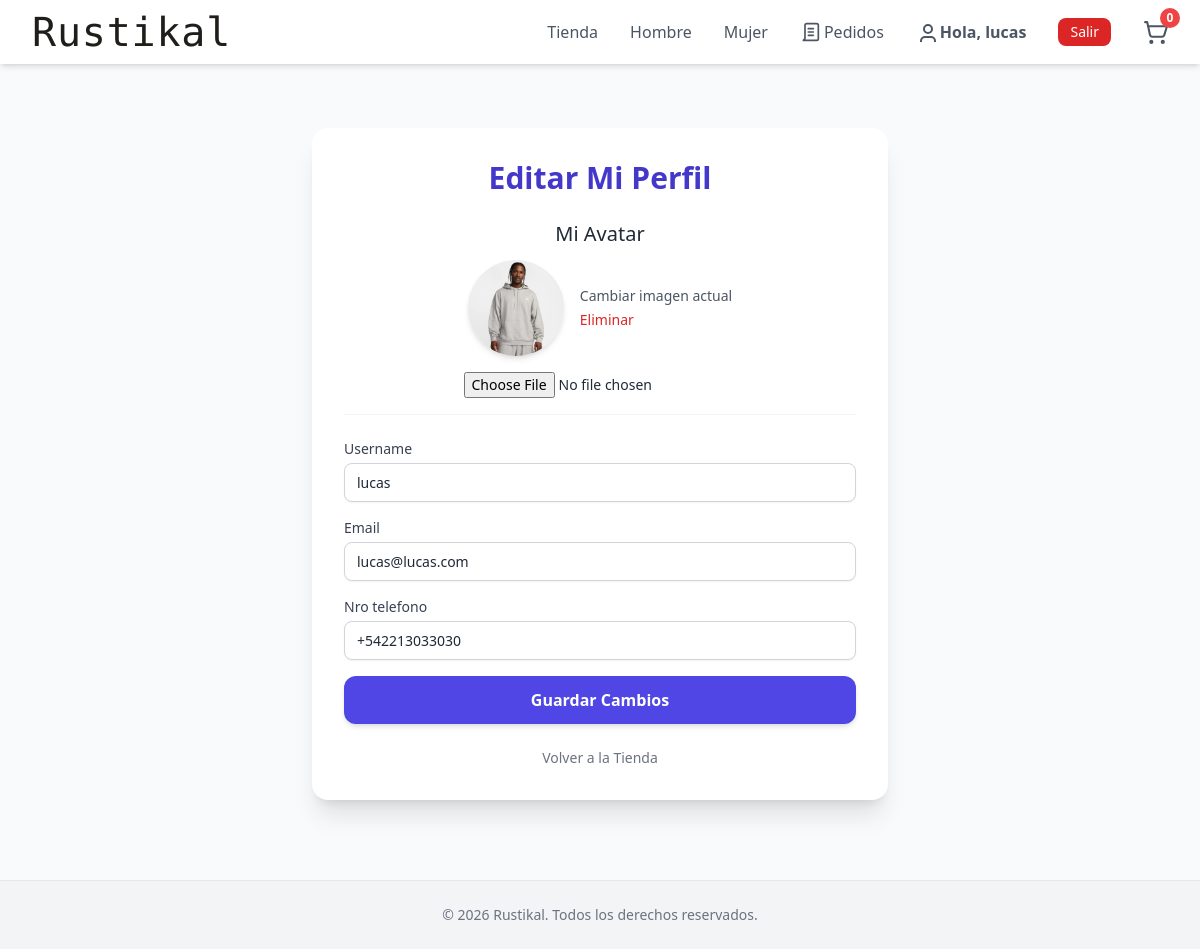
/usuarios/editar_perfil/ (signed in), run on the app's committed database.
### usuarios/models.py (models this page shows, shortened)
class UsuarioPersonalizado(AbstractUser):
    nro_telefono = PhoneNumberField(null=True, blank=True, unique=True)
    avatar = models.ImageField(upload_to='avatars/', null=True, blank=True)
    email = models.EmailField(unique=True)

### usuarios/views.py (the view, shortened to what this page needs)
# urls.py: path('editar_perfil/', views.EdicionPerfil.as_view(), name='editar_perfil'),
class EdicionPerfil(LoginRequiredMixin, UpdateView):
    model = UsuarioPersonalizado
    form_class = EdicionPerfilForm
    template_name = 'usuarios/edicion_perfil.html'
    success_url = reverse_lazy('rustikal:lista')
    def get_object(self, queryset=None):
        return self.request.user

### usuarios/forms.py
class EdicionPerfilForm(UserChangeForm):
    password = None  # Excluir el campo de contraseña del Formulario (Correcto)
    class Meta:
        model = UsuarioPersonalizado
        fields = ['username', 'email', 'nro_telefono', 'avatar']
        widgets = {
            'username': TextInput(attrs={'class': 'form-style'}),
            'email': EmailInput(attrs={'class': 'form-style'}),
            'nro_telefono': TextInput(attrs={'class': 'form-style'}),
        }
    def __init__(self, *args, **kwargs):
        super().__init__(*args, **kwargs)
        if 'password' in self.fields:
            del self.fields['password']
        for fieldname in ['last_login', 'is_superuser', 'is_staff', 'is_active', 'date_joined', 'groups', 'user_permissions']:
            if fieldname in self.fields:
                del self.fields[fieldname]

### carrito/carrito.py (called while the page is built, shortened)
    @property
    def items(self):
        items = []
        return items

### carrito/context_processors.py (called while the page is built)
def carrito_context(request):
    return {"carrito": Carrito(request)}

### templates/usuarios/edicion_perfil.html (shortened to what this page needs)
{% extends "base.html" %}
{% load static %}
{% load widget_tweaks %}
{% block content %}
<div class="container mx-auto mt-8 px-4">
    <div class="max-w-xl mx-auto">
        <div class="bg-white shadow-xl rounded-2xl p-8">
            <h1 class="text-3xl font-extrabold text-indigo-700 mb-6 text-center">Editar Mi Perfil</h1>
            <form method="post" enctype="multipart/form-data">
                <div class="mb-6 border-b pb-4 border-gray-100">
                    <label for="{{ form.avatar.id_for_label }}" class="block text-xl font-medium text-gray-800 mb-3 text-center">
                        Mi Avatar
                    </label>
                    <div class="flex items-center space-x-4 justify-center">
                        {% if form.avatar.value %}
                            <div>
                                <img src="{{ form.avatar.value.url }}" alt="Avatar actual" class="h-24 w-24 object-cover rounded-full shadow-md">
                            </div>
                            <div class="text-sm">
                                <p class="text-gray-600 mb-1">Cambiar imagen actual</p>
                               <div class="flex items-center space-x-2">
                                    <label for="{{ form.avatar.clear.id_for_label }}" class="text-red-600 hover:text-red-800 cursor-pointer">
                                        Eliminar
                                    </label>
                                </div>
                            </div>
                        {% endif %}
                    </div>
                    <div class="mt-4 flex justify-center">
                        <input type="file" name="{{ form.avatar.name }}" id="{{ form.avatar.id_for_label }}" class="text-sm">
                    </div>
                </div>
                <div class="mb-4">
                    <label for="{{ form.username.id_for_label }}" class="block text-sm font-medium text-gray-700 mb-1">
                        {{ form.username.label }}
                    </label>
                    {{ form.username | add_class:"form-style" }}
                </div>
                <div class="mb-4">
                    <label for="{{ form.email.id_for_label }}" class="block text-sm font-medium text-gray-700 mb-1">
                        {{ form.email.label }}
                    </label>
                    {{ form.email | add_class:"form-style" }}
                </div>
                <div class="mb-4">
                    <label for="{{ form.nro_telefono.id_for_label }}" class="block text-sm font-medium text-gray-700 mb-1">
                        {{ form.nro_telefono.label }}
                    </label>
                    {{ form.nro_telefono | add_class:"form-style" }}
                </div>
                <button type="submit" class="w-full bg-indigo-600 hover:bg-indigo-700 text-white font-semibold py-3 px-4 rounded-xl transition duration-200 shadow-md">
                    Guardar Cambios
                </button>
            </form>
            <p class="mt-6 text-center text-sm">
                <a href="{% url 'rustikal:lista' %}" class="text-gray-500 hover:text-gray-700">Volver a la Tienda</a>
            </p>
        </div>
    </div>
</div>
{% endblock content %}

### templates/base.html (shortened to what this page needs)
<!DOCTYPE html>
<html lang="es">
<head>
    <script src="https://cdn.tailwindcss.com"></script>
</head>
<body class="bg-gray-50 text-gray-800">
    <header class="bg-white shadow-md sticky top-0 z-50">
        <div class="max-w-7xl mx-auto px-4 sm:px-6 lg:px-8 flex justify-between items-center h-16">
            <a href="{% url 'rustikal:lista' %}" class="flex items-center space-x-2 text-gray-900 tracking-wider">
                <span class="font-rustikal-logo">Rustikal</span>
            </a>
            <nav class="hidden md:flex space-x-8 items-center">
                <a href="{% url 'rustikal:lista' %}" class="text-gray-600 hover:text-gray-900">Tienda</a>
                <a href="{% url 'rustikal:lista' %}?genero=Hombre" class="text-gray-600 hover:text-gray-900">Hombre</a>
                <a href="{% url 'rustikal:lista' %}?genero=Mujer" class="text-gray-600 hover:text-gray-900">Mujer</a>
                {% if user.is_authenticated %}
                    <a href="{% url 'pedidos:historial' %}" class="text-gray-600 hover:text-gray-900 flex items-center space-x-1">
                        <span>Pedidos</span>
                    </a>
                    <a href="{% url 'usuarios:editar_perfil' %}" class="text-gray-600 hover:text-gray-900 font-semibold flex items-center space-x-1">
                        <svg xmlns="http://www.w3.org/2000/svg" width="20" height="20" fill="none" stroke="currentColor" stroke-width="2"><circle cx="12" cy="7" r="4"/><path d="M19 21v-2a4 4 0 0 0-4-4H9a4 4 0 0 0-4 4v2"/></svg>
                        <span>Hola, {{ user.username }}</span>
                    </a>
                    <form action="{% url 'usuarios:logout' %}" method="post">
                        <button class="px-3 py-1 text-sm bg-red-600 text-white rounded-lg hover:bg-red-700">Salir</button>
                    </form>
                {% else %}
                    <a href="{% url 'usuarios:login' %}" class="text-gray-600 hover:text-gray-900">Iniciar Sesión</a>
                    <a href="{% url 'usuarios:registro' %}" class="px-3 py-1 text-sm bg-indigo-600 text-white rounded-lg hover:bg-indigo-700">Registrarse</a>
                {% endif %}
                <button id="btnCarrito"
        class="relative text-gray-600 hover:text-gray-900 cursor-pointer">
        <span class="absolute -top-3 -right-3 bg-red-500 text-white text-xs font-bold
                      rounded-full h-5 w-5 flex items-center justify-center">
            {{ carrito.items|length }}
        </span>
    </button>
            </nav>
        </div>
    </header>
    <main class="max-w-7xl mx-auto px-4 sm:px-6 lg:px-8 py-8">
        {% block content %}
        {% endblock %}
    </main>
    <footer class="bg-gray-100 mt-12 py-6 border-t border-gray-200 text-center text-sm text-gray-500">
        © {% now "Y" %} Rustikal. Todos los derechos reservados.
    </footer>
</body>
</html>

### templates/base.html (style rules this page uses)
html { font-family: 'Inter', sans-serif; }
.font-rustikal-logo { font-family: "Rubik Mono One", monospace; font-size: 2.5rem; font-weight: 300; color: #201e1a; text-shadow: 1px 1px 2px rgba(0, 0, 0, 0.5); line-height: 1; }

### templates/usuarios/edicion_perfil.html (style rules this page uses)
.form-style { display: block; width: 100%; padding: 0.5rem 0.75rem; border-width: 1px; border-color: #D1D5DB; border-radius: 0.5rem; box-shadow: 0 1px 2px 0 rgba(0, 0, 0, 0.05); font-size: 0.875rem; }

### data on the page
UsuarioPersonalizado: username "lucas", email "lucas@lucas.com", nro_telefono "+542213033030"

### other printed values
{{ carrito.items|length }} "0"
